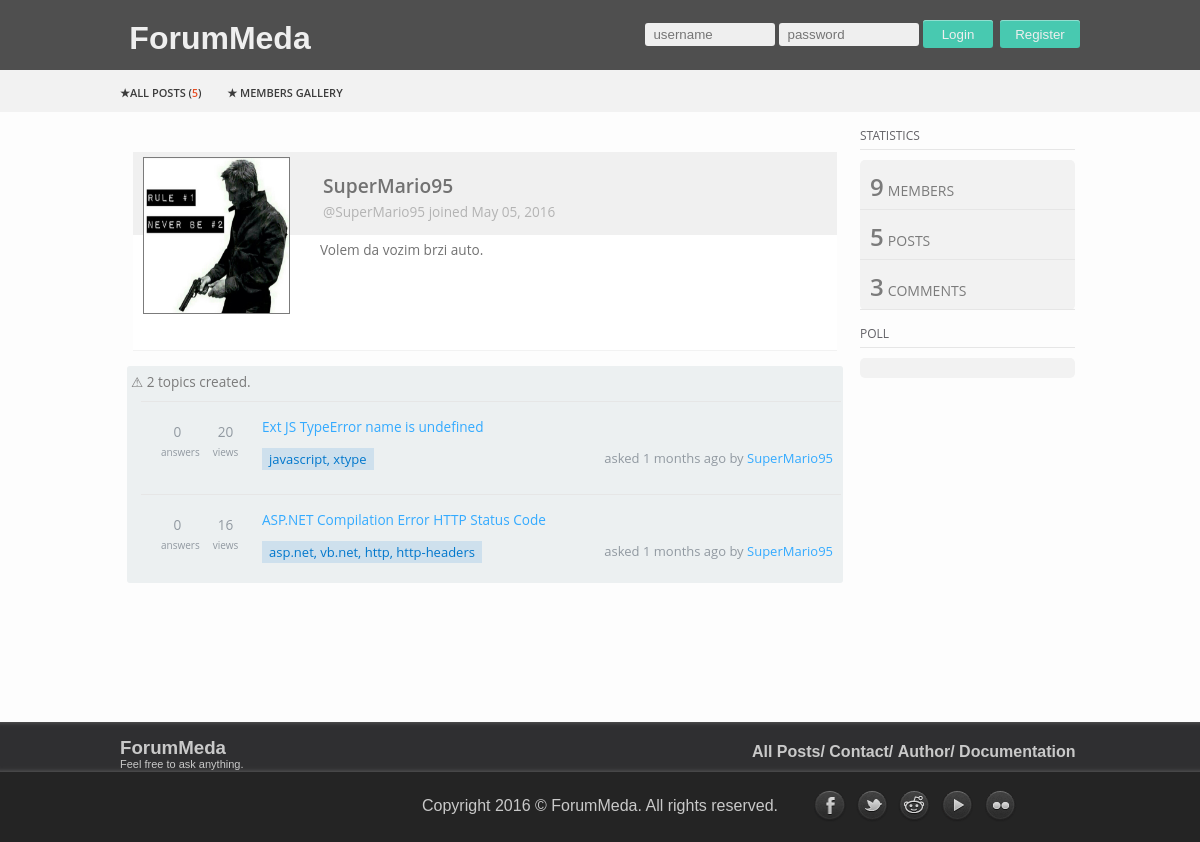
The app's page /gui/index.php?page=4&usernamem=SuperMario95 with its own data.
### tables this page shows
CREATE TABLE `users` (
  `id_users` int(11) NOT NULL,
  `username` varchar(20) NOT NULL,
  `password` varchar(55) NOT NULL,
  `email` varchar(55) NOT NULL,
  `gender` varchar(30) NOT NULL,
  `image` varchar(200) NOT NULL,
  `description` varchar(500) NOT NULL,
  `time` timestamp NOT NULL DEFAULT CURRENT_TIMESTAMP,
  `user_mod` int(1) NOT NULL DEFAULT '2',
  `active` int(1) NOT NULL DEFAULT '0'
);

CREATE TABLE `posts` (
  `id_posts` int(11) NOT NULL,
  `title` varchar(1000) NOT NULL,
  `description` varchar(5000) NOT NULL,
  `username` varchar(20) NOT NULL,
  `votes` int(11) NOT NULL,
  `views` int(10) NOT NULL,
  `time` timestamp NOT NULL DEFAULT CURRENT_TIMESTAMP,
  `tags` varchar(100) NOT NULL
);

CREATE TABLE `menu` (
  `id_menu` int(11) NOT NULL,
  `menu_place` int(2) NOT NULL,
  `name` varchar(55) NOT NULL,
  `link` varchar(350) NOT NULL,
  `parent` varchar(20) NOT NULL
);

### gui/member.php (the view, shortened to what this page needs)
<?php
	if(isset($_REQUEST['usernamem'])){
		$upit = "SELECT * FROM users WHERE username = '".$_REQUEST['usernamem']."'";
			include("konekcija.php");
			$rezultat = mysql_query($upit, $konekcija);
	}else{
		$upit = "SELECT * FROM users WHERE username = '".$_SESSION['username']."'";
			include("konekcija.php");
			$rezultat = mysql_query($upit, $konekcija);
			mysql_close($konekcija);
	}
	$time2 = '';
	$maliavatar = '';
	$slika = '';
	while($red = mysql_fetch_array($rezultat)){
		$slika .= $red['image'];
		$time2 = $red['time'];
	}
	$time2 = strtotime($time2);
	$time2 = date('M d, Y', $time2);
	if($slika == ''){
		$maliavatar = "<img src='images/members/default.png' width='145px' height='155px' alt='default_img' >";
	}else{
		$maliavatar = "<img src='images/members/$slika' width='145px' height='155px' alt='default_img' >";
	}
	if(isset($_REQUEST['usernamem'])){
			$upit2 = "SELECT * FROM users WHERE username = '".$_REQUEST['usernamem']."'";
			include("konekcija.php");
			$rezultat = mysql_query($upit2, $konekcija);
	}else{
		$upit2 = "SELECT * FROM users WHERE username = '".$_SESSION['username']."'";
			include("konekcija.php");
			$rezultat = mysql_query($upit2, $konekcija);
			mysql_close($konekcija);
	}
		$descript = '';
		while($red = mysql_fetch_array($rezultat)){
			$descript = $red['description'];
		}
$koliko_po_strani = 3;
		if(@$_GET['skriveno']) {
			$skriveno = $_GET['skriveno'];
		}else {
			$skriveno = 0;
		}
		echo ("<tr><td width=\"50px\">");
	if(isset($_REQUEST['usernamem'])){
		$upit4 = "SELECT COUNT(*) as ukupno FROM posts where username = '".$_REQUEST['usernamem']."'";
	include("konekcija.php");
	$users = mysql_query($upit4, $konekcija);
	$pom2 = mysql_fetch_assoc($users);
	$broj_usera = $pom2['ukupno'];
	$broj_postova3 = $broj_usera;
	$broj_postova2 = '';
	if($broj_usera == '0'){
		$broj_postova2 = "<p>&#9888; 0 topics created.</p>";
	}else{
		if($broj_postova3 == '1'){
			$broj_postova2 = "<p>&#9888; $broj_postova3 topic created.</p>";
		}else{
			$broj_postova2 = "<p>&#9888; $broj_postova3 topics created.</p>";
		}
	}
	}
	if(isset($_REQUEST['usernamem'])){
			$upit3 = "SELECT * FROM posts where username = '".$_REQUEST['usernamem']."'  LIMIT $koliko_po_strani OFFSET $skriveno";
		include("konekcija.php");
		$rezultat = mysql_query($upit3, $konekcija);
	}else{
		$upit3 = "SELECT * FROM posts where username = '".$_SESSION['username']."'  LIMIT $koliko_po_strani OFFSET $skriveno";
		include("konekcija.php");
		$rezultat = mysql_query($upit3, $konekcija);
		mysql_close($konekcija);
	}
		$sadrzaj_postovi = '';
	while($red = mysql_fetch_array($rezultat)){
		$title = $red['title'];
		$idpost = $red['id_posts'];
		$username = $red['username'];
		$tags = $red['tags'];
		$time = $red['time'];
		$time = time() - strtotime($time);
		if ($time<60) {
			if($time == 1){
				$time = round($time)." sec";
			}else{
				$time = round($time)." secs";
			}
		} elseif ($time<3600-1) {
			if(($time>60) && ($time<3600-1)){
				$time = round($time / 60)." mins";
			}else{
				$time = round($time / 60)." min";
			}
		} elseif ($time<86400) {
			$time = round($time / 60 / 60)." hours";
		}elseif ($time<604800) {
			$time = round($time / 60 / 60 / 60 +1)." days";
		}elseif ($time<31536000) {
			$time = round($time / 60 / 60 / 60 / 12 + 1)." months";
		}else{
			$time = round($time / 60 / 60 / 60 / 60 /60 + 1)." years";
		}
		$pomocna = '';
		if(!isset($_SESSION['id_users'])){
			$pomocna = "<a href='javascript:void(0);'>$title</a>";
		}else{
			$pomocna = "<a href='index.php?page=7&title=$title&idposta=$idpost'>$title</a>";
			$_SESSION['lazarzmaj'] = "index.php?page=7&title=$title&idposta=$idpost";
		}
		$upit3 = "SELECT COUNT(*) as ukupno FROM comments c  INNER JOIN posts p ON c.id_posts=p.id_posts WHERE c.id_posts= '".$idpost."'";
			include("konekcija.php");
			$comments = mysql_query($upit3, $konekcija);
			$pom3 = mysql_fetch_assoc($comments);
			$broj_komentara = $pom3['ukupno'];
			$odgovori = '';
			if($broj_komentara == 1){
				$odgovori = "answer";
			}else{
				$odgovori = "answers";
			}
		$upit4 = "SELECT views FROM posts WHERE id_posts= '".$idpost."'";
			include("konekcija.php");
			$result2 = mysql_query($upit4, $konekcija);
			$broj_pregleda = '';
			while($row = mysql_fetch_array($result2)){
				$broj_pregleda = $red['views'];
			}
			if($broj_pregleda == 1){
				$pregledi = "view";
			}else{
				$pregledi = "views";
			}
		$sadrzaj_postovi .= "<div class='sadrzaj_paket'>
			<div class='paket_levo'>
				<div class='paket_levo_glasovi'>
					<span class='paket_levo_glasovi_broj'>$broj_komentara</span>
					<span class='paket_levo_glasovi_tekst'>$odgovori</span>
				</div>
				<div class='paket_levo_glasovi'>
					<span class='paket_levo_glasovi_broj'>$broj_pregleda</span>
					<span class='paket_levo_glasovi_tekst'> $pregledi</span>
				</div>
			</div>
			<div class='paket_desno'>
				<div class='paket_desno_naslov'>$pomocna</div>
				<div class='paket_desno_tagovi'>
					<span class='paket_desno_tagovi_tag'>$tags</span>
				</div>
				<div class='paket_desno_opis'>
					<span class='paket_desno_opis_time'>asked ".$time." ago&nbsp;by</span>
					<span class='paket_desno_opis_user'><a href='index.php?page=4&usernamem=$username'>$username</a></span>
				</div>
			</div>
			</div>
			<div class='cisti'></div>";
	}
?>
			<div id='sadrzaj'>
				<?php
					include("user.php");
				?>
			</div>
			 <div id="desno">
	<?php
		include("widget.php");
	?>
</div>

### gui/user.php (shortened to what this page needs)
<?php
	if(isset($_REQUEST['usernamem'])){
		echo ("
			<div id='sadrzaj_members'>
				<div id='sadrzaj_membersin'>
					<div id='sadrzaj_members_avatar'>
					$maliavatar
					</div>
					<div id='sadrzaj_membersingore'>
					<p id='firstchildp'>".$_REQUEST['usernamem']."</p>
					<p id='secondchildp'>@".$_REQUEST['usernamem']." joined $time2</p>
					</div>
					<div id='sadrzaj_membersindole'>
						<div id='description2'>
							<p class='edit'>$descript</p>
						</div>
					</div>
				</div>
				<div id='sadrzaj_membersin2'>
					$broj_postova2
					$sadrzaj_postovi
				</div>
		</div>"
		);
	}
?>

### gui/footer.php (shortened to what this page needs)
<div id="footer">
    <div id="gore">
        <div id="gore2">
			<div id="dole3">
				<a href="index.php?page=0"><h3>ForumMeda</h3><br/><br/>
				<p>Feel free to ask anything.</p></a>
			</div>
			<div id="meni_footer">
				<ul>
			<?php
				$upit = "SELECT * FROM menu WHERE menu_place='2'";
					include("konekcija.php");
					$rezultat = mysql_query($upit, $konekcija);
					while($red = mysql_fetch_array($rezultat)){
						$name = $red['name'];
						$link = $red['link'];
						echo ("<li><a href='$link'>$name</a></li>&nbsp;");
					}
			?>
				</ul>
			</div>
        </div>
    </div>
    <div id="dole">
        <div id="dole2">
        <p>Copyright 2016 &copy; <a href="#">ForumMeda</a>. All rights reserved.</p>
        <div id="mreze">
            <a href="https://www.facebook.com/" target="_blank"><img src="images/socialn/facebook.png"/></a>
            <a href="https://twitter.com/" target="_blank"><img src="images/socialn/twitter.png"/></a>
            <a href="https://www.reddit.com/" target="_blank"><img src="images/socialn/reddit.png"/></a>
            <a href="https://www.youtube.com/" target="_blank"><img src="images/socialn/youtube.png"/></a>
            <a href="https://www.flickr.com/" target="_blank"><img src="images/socialn/flickr.png"/></a>
        </div>
        </div>
    </div>
</div>

### gui/css/style.css (style rules this page uses)
* { padding:0px; margin:0px; }
body { background-color:#fdfdfd; font-family: Open Sans, Arial, Helvetica, sans-serif; }
#footer { width:100%; height:120px; margin-top:60px; }
#gore { width:100%; height:50px; background-color: #2f2f31; color:#c9c9c9; font-family: Arial; -moz-box-shadow: inset 0 5px 5px -5px #696868, inset 0 -5px 5px -5px #696868; -webkit-box-shadow: inset 0 5px 5px -5px #696868, inset 0 -5px 5px -5px #696868; box-shadow: inset 0 5px 5px -5px #696868, inset 0 -5px 5px -5px #696868; }
#gore2 { width:960px; margin:0px auto; }
#gore2 h3 { margin-top: 15px; width:100px; float:left; height:20px; }
#gore2 p { width:140px; font-size:11px; height:15px; }
#meni_footer { float:right; margin-top:-30px; }
#meni_footer ul li { display:inline-block; }
#meni_footer ul li a { text-decoration:none; display:block; color:#c9c9c9; font-weight:bold; }
#dole2 a { text-decoration:none; color:#c9c9c9; }
#dole { width:100%; height:70px; background-color: #242424; font-family: Arial; }
#dole2 { width:960px; text-align:center; padding-top:25px; margin:0px auto; }
#dole2 p { color:#c9c9c9; }
#dole3 a { text-decoration:none; color:#c9c9c9; }
#mreze { float:right; margin-top: -25px; margin-right: 60px; height:40px; }
#mreze a { display: inline-block; overflow: hidden; height: 38px; }
#mreze img { width: 38px; height: 81px; position: relative; color: #fff; -webkit-transition: top .3s; -moz-transition: top .3s; -o-transition: top .3s; transition: top .3s; top: 0px; }
#sadrzaj { float:left; width:735px; min-height:400px; }
#desno { float:left; width:225px; min-height:400px; }
.sadrzaj_paket { margin: 10px; border-top: 1px solid #e6e6e6; padding-top: 10px; width: 700px; float:left; }
.paket_levo { float:left; margin-top:10px; margin-right: 10px; margin-left: 10px; }
.paket_levo_glasovi { width:33px; float: left; text-align: center; margin-right: 5px; color:#9199a1; margin-left:10px; }
.paket_desno { width:576px; float:left; }
.paket_levo_glasovi_tekst { font-size:10px; }
.paket_desno_naslov { padding: 5px; color:#3af; margin-bottom: 8px; }
.paket_desno_naslov a { text-decoration:none; color:#3af; }
.paket_desno_tagovi { margin-left:5px; float: left; margin-bottom: 6px; }
.paket_desno_tagovi_tag { background-color:#cee0ed; padding: 2px 7px; font-size: 13px; color:#07c; }
.paket_desno_opis { float:right; font-size: 13px; color:#9199a1; min-width: 250px; text-align: right; }
.paket_desno_opis_user { color:#3af; text-decoration:none; }
.paket_desno_opis_user a { text-decoration:none; color:#3af; }
#sadrzaj_members { width:730px; height:230px; margin-top:20px; padding-top:20px; }
#sadrzaj_membersin { width:704px; height:165px; margin:0px auto; }
#sadrzaj_membersin2 { width: 712px; min-height: 20px; z-index: 10; margin: 0px auto; background: #ecf0f1; border-radius: 3px; margin-top: 49px; color: #7b7b7b; font-size: 0.85em; padding: 6px 0px 6px 4px; }
#sadrzaj_membersingore { width:704px; height:82.5px; background-color: #f0f0f0; z-index:111; }
#sadrzaj_membersindole { width:704px; height:115px; background-color:#fff; border-bottom:1px solid #f2f2f2; z-index:111; }
#sadrzaj_members_avatar { margin:5px 0px 0px 10px; width:145px; height:155px; float:left; z-index:999; border:1px solid #7b7b7b;; }
#sadrzaj_membersingore #secondchildp { font-size: 0.85em; color: #b3b3b3; display: block; margin-top: 3px; height: 17px; padding: 0px 0px 0px 190px; }
#sadrzaj_membersingore #firstchildp { color: #727272; font-size: 1.20em; font-weight: 600; padding: 20px 0px 0px 190px; }
#description2 { padding:5px 0px 5px 187px; }
.edit { color: #727272; font-size: 0.85em; }

### records on screen
users: time "May 05, 2016", description "Volem da vozim brzi auto."
posts: views "20", views "views", title "Ext JS TypeError name is undefined", tags "javascript, xtype", time "1 months", username "SuperMario95"
posts: views "16", views "views", title "ASP.NET Compilation Error HTTP Status Code", tags "asp.net, vb.net, http, http-headers", time "1 months", username "SuperMario95"
menu: name "All Posts/"
menu: name "Contact/"
menu: name "Author/"
menu: name "Documentation"

### other values on screen
$broj_postova "5"
$_REQUEST['usernamem'] "SuperMario95"
$broj_postova3 "2"
$broj_komentara "0 0"
$odgovori "answers answers"
$broj_usera "9"
$broj_komentara "3"
